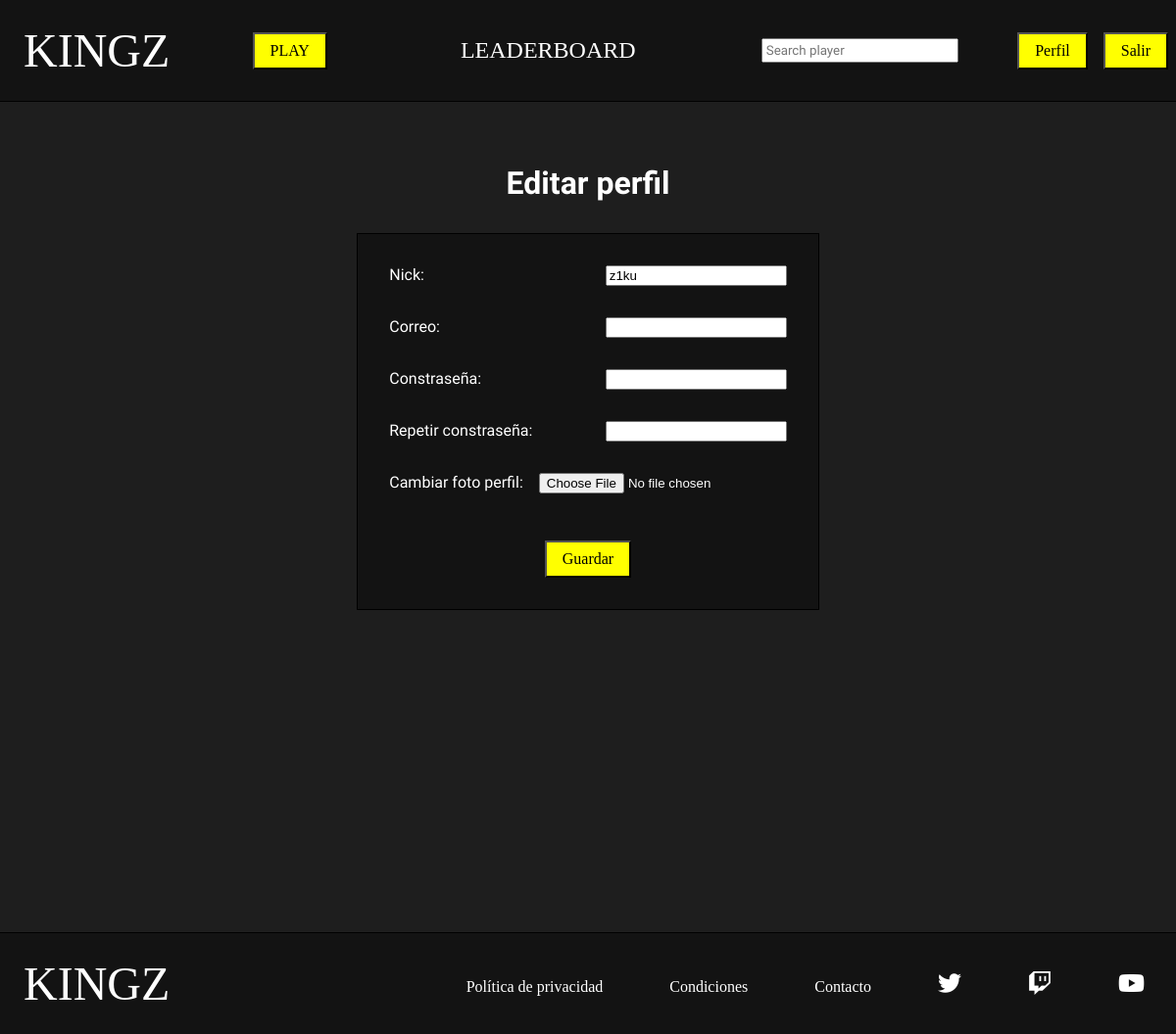
The app's page /php/editar_perfil.php (signed in), older data.
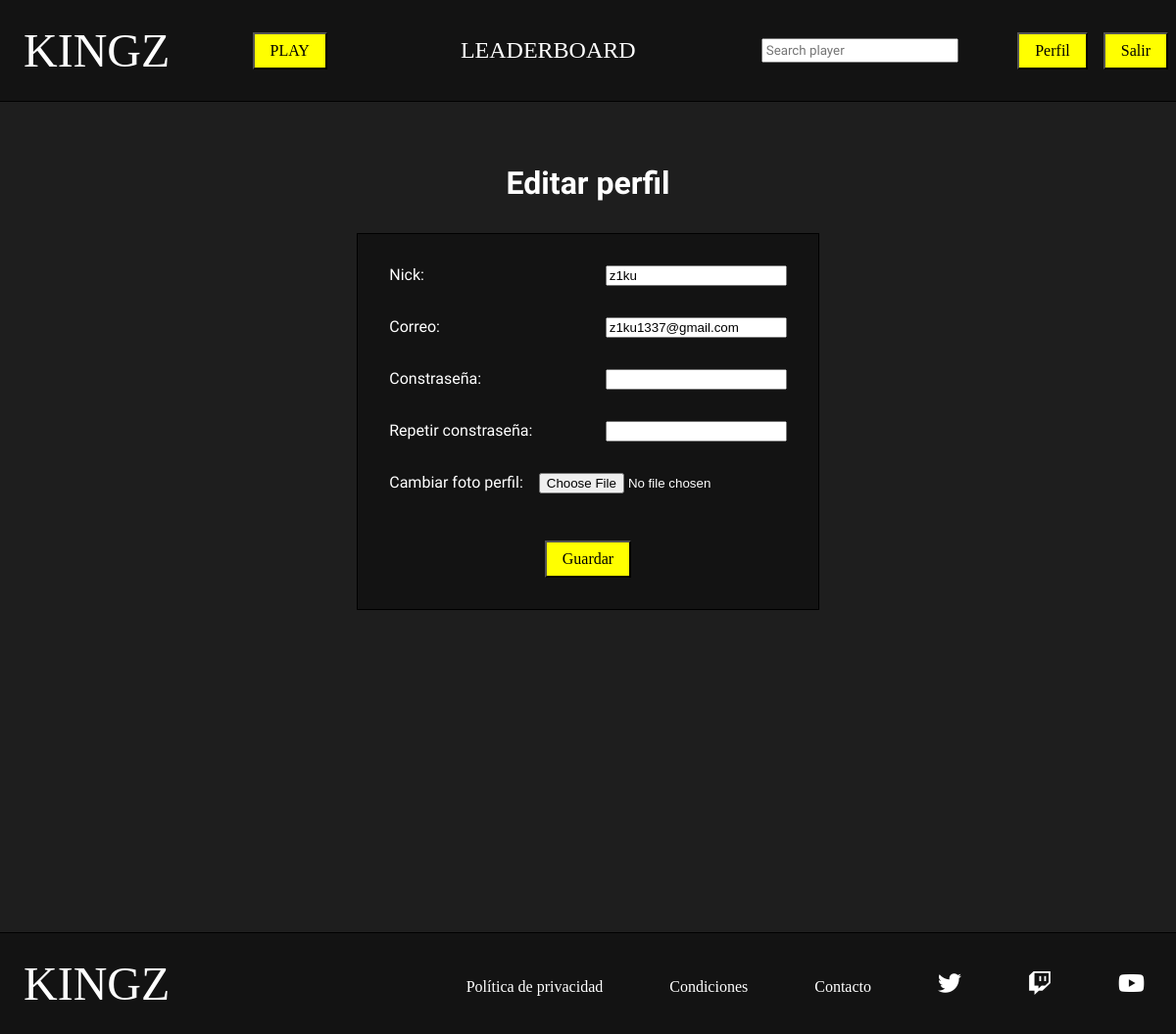
The same page, newer data.
### tables this page shows
CREATE TABLE `usuario` (
  `id` bigint(20) UNSIGNED NOT NULL,
  `nick` varchar(20) NOT NULL,
  `pass` varchar(100) NOT NULL,
  `correo` varchar(50) DEFAULT NULL,
  `foto` varchar(50) DEFAULT NULL,
  `mmr` int(5) UNSIGNED DEFAULT NULL,
  `estado` tinyint(1) UNSIGNED DEFAULT NULL,
  `en_partida` tinyint(1) UNSIGNED DEFAULT NULL,
  `buscando` tinyint(1) UNSIGNED DEFAULT NULL
);

### php/editar_perfil.php (the view, shortened to what this page needs)
<?php
    require_once "funciones.php";
?>
<!DOCTYPE html>
<html lang="en">
<head>
    <link rel="stylesheet" href="../css/estilos.css">
    <link rel="stylesheet" href="https://cdnjs.cloudflare.com/ajax/libs/font-awesome/6.2.0/css/all.min.css" />
</head>
<body>
    <?php
        if(isset($_SESSION['nick']) && isset($_SESSION['pass'])){
            $nick=$_SESSION['nick'];
            $pass=$_SESSION['pass'];
            $esAdmin=comprobarAdmin($nick,$pass);
            if($esAdmin){
                headerAdmin();
                $tipo_usu="admin";
            }else{
                headerPlayer();
                $tipo_usu="player";
            }
        }else{
            headerGuest();
            $tipo_usu="guest";
        }
    ?>
    <main>
        <section class="seccion">
            <h1>Editar perfil</h1>
            <?php
                $id=id_jugador_por_nick($nick);
                $datos_jugador=jugador_por_id($id);
                echo '<form action="#" method="post" enctype="multipart/form-data" class="formkingz">
                <div>
                    <label for="nick">Nick:</label>
                    <input type="text" name="nick" value="'.$datos_jugador['nick'].'" required>
                </div>
                <div>
                    <label for="correo">Correo:</label>
                    <input type="email" name="correo" value="'.$datos_jugador['correo'].'">
                </div>
                <div>
                    <label for="pass">Constraseña:</label>
                    <input type="password" name="pass">
                </div>
                <div>
                    <label for="passrepe">Repetir constraseña:</label>
                    <input type="password" name="passrepe">
                </div>
                <div>
                    <label for="foto">Cambiar foto perfil:</label>
                    <input type="file" name="foto" accept="image/jpeg">
                </div>
                <input type="submit" name="guardar_perfil" value="Guardar">
                </form>';
            ?>
        </section>
    </main>
</body>
</html>

Row changes from the older to the newer data that the page shows:
changed usuario "z1ku": correo (not shown) → "z1ku1337@gmail.com"
